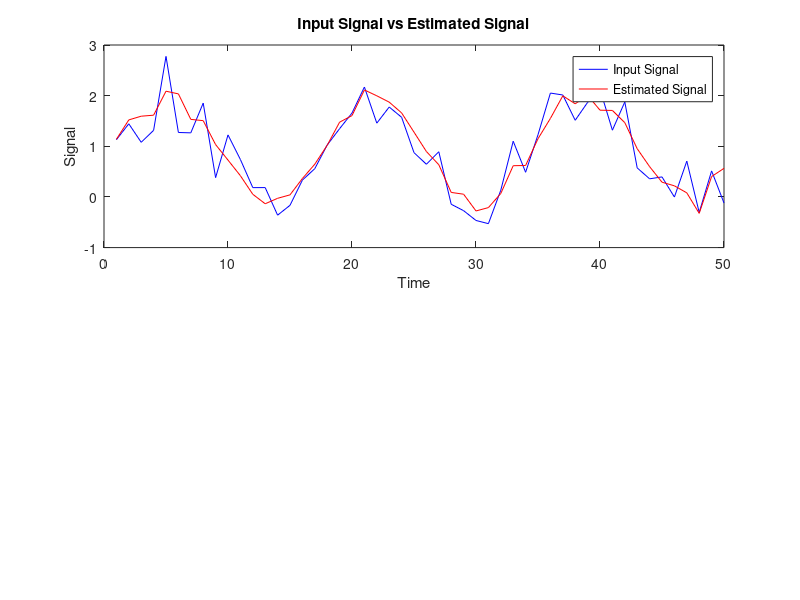

Recreate this plot in MATLAB.
% State space model is defined by following
% x_k+1 = x_k + v_k, where v_k is the process noise
% y_k+1 = x_k+1 + w_k+1, where w_k is the measurement noise

%% generate a demo set of input noisy sine wave signals
Fs = 1000; % Sampling frequency (Hz) (arduino = 8600Hz approx)
D = 60;     % Duration of the signal (s)
t = 0:1/Fs:D-1/Fs; % Time vector
f = 60;       % Frequency of the sine wave (Hz)
A = 1;        % Amplitude of the sine wave

sine_wave1 = (A * sin(2*pi*f*t)) + 1; % shifted up for all +ve
sine_wave2 = (A * sin(2*pi*f*t)) + 1;
sine_wave3 = (A * sin(2*pi*f*t)) + 1;
sine_wave4 = (A * sin(2*pi*f*t)) + 1;
noise_1 = 0.5 * randn(size(t)); % Generate random noise with amplitude 0.1
noise_2 = 0.15 * randn(size(t)); % Generate random noise with amplitude 0.15
noise_3 = 0.02 * randn(size(t)); % Generate random noise with amplitude 0.2
noise_4 = 0.2 * randn(size(t)); % Generate random noise with amplitude 0.07

% measured input signals
input_signal_i = transpose(sine_wave1 + noise_1);
input_signal1 = transpose(sine_wave2 + noise_2);
input_signal2 = transpose(sine_wave3 + noise_3);
input_signal3 = transpose(sine_wave4 + noise_4);

% Initialize common stuff
N = 6; % Number of heartbeats to average upon

%% find ECG complexes and their lengths by QRS detection

% call pam-tomkins algo on input_signal to find indexes between two peaks

% set T as 120% of mean interval between consecutive heartbeats

T = 50; % dummy length of each sine wave period; assumed equal

%% Initialize state estimate and covariance
% y_k is Tx1 matrix from the input signal (use this iteratively later)
y = input_signal_i(1:T);
y1 = input_signal1(1:T);
y2 = input_signal2(1:T);
y3 = input_signal3(1:T);

% do dummy sinewave stuff; get first N sinewave complexes for x_hat
% x0 = input_signal_i(1:T);
% x0 = x0 + input_signal_i((1+T) : (T+T));
% x0 = x0 + input_signal_i(1+(2*T) : T+(2*T));
% x0 = x0 + input_signal_i(1+(3*T) : T+(3*T));
% x0 = x0 + input_signal_i(1+(4*T) : T+(4*T));
x0 = zeros(T, N);
for k = 1:N
    x0(:,k) = input_signal_i(1+((k-1)*T) : T+((k-1)*T));
end
x_hat = mean(x0, 2); % initial estimated state

P = cov(x_hat); % initial estimated state covariance
Q = 0.01; % initial process covariance
K = zeros(1, T); % Kalman gain
Y_i = zeros(T, 1);

%% intialize measurement noise covariance
% 
% % find the estimate coeffs from control input signals
% Y_i(1,1) = y1;
% Y_i(1,2) = y2;
% Y_i(1,3) = y3;
% 
% y_coeff_hat = (transpose(Y_i) * Y_i) \ transpose(Y_i) * yi; % eq4
% 
% % find the measurement estimate
% y_i_hat = Y_i * y_coeff_hat;
% 
% % measurement noise vector
% w_hat = y - y_i_hat; % eq3
% 
% % Measurement noise covariance; initial estimate
% R = cov(w_hat);

%% iterate through the measured data

% Adaptive Kalman Filter
for k = 1:D
    if ((k*T) > size(input_signal_i))
        break;
    end

    %% estimate measurement noise covariance
    % update y to hold latest recorded ECG complex of length T
    y = input_signal_i(1+((k-1)*T) : T+((k-1)*T));
    y1 = input_signal1(1+((k-1)*T) : T+((k-1)*T));
    y2 = input_signal2(1+((k-1)*T) : T+((k-1)*T));
    y3 = input_signal3(1+((k-1)*T) : T+((k-1)*T));

    % find the estimate coeffs from control input signals
    Y_i(:,1) = y1;
    Y_i(:,2) = y2;
    Y_i(:,3) = y3;

    y_coeff_hat = (transpose(Y_i) * Y_i) \ transpose(Y_i) * y; % eq4

    % find the measurement estimate
    y_i_hat = Y_i * y_coeff_hat;

    % measurement noise vector
    w_hat = y - y_i_hat; % eq3

    % Measurement noise covariance
    R = cov(w_hat);

    % skip the first iteration
    if (k == 1)
        continue;
    end

    %% update process noise covariance
    % obtain model residual between measured and estimated
    model_residual = y - x_hat; % eq11
    Q = ((1/T) * transpose(model_residual) * model_residual) - P - R; % eq14
    if (Q < 0)
        Q = 0;
    end

    %% calculate kalman gain, state estimates and its covariances
    K = (P + Q) / (R + P + Q); % eq9
    x_hat = x_hat + K * (y - x_hat); % eq7
    P = P + Q - K * (P + Q); % eq8
end

% Plot results
t = 1:T;
figure;
subplot(2,1,1);
plot(t, y, 'b', t, x_hat, 'r');
xlabel('Time');
ylabel('Signal');
legend('Input Signal', 'Estimated Signal');
title('Input Signal vs Estimated Signal');

% subplot(2,1,2);
% plot(t, R, 'g');
% xlabel('Time');
% ylabel('Measurement Noise Covariance (R)');
% title('Measurement Noise Covariance (R)');
% 
% figure;
% plot(t, K, 'm');
% xlabel('Time');
% ylabel('Kalman Gain');
% title('Kalman Gain');
